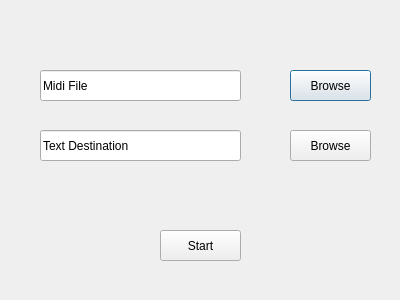
<?xml version="1.0" encoding="UTF-8"?>
<ui version="4.0">
 <class>Dialog</class>
 <widget class="QDialog" name="Dialog">
  <property name="geometry">
   <rect>
    <x>0</x>
    <y>0</y>
    <width>400</width>
    <height>300</height>
   </rect>
  </property>
  <property name="windowTitle">
   <string>Dialog</string>
  </property>
  <widget class="QLineEdit" name="l_midi">
   <property name="geometry">
    <rect>
     <x>40</x>
     <y>70</y>
     <width>201</width>
     <height>31</height>
    </rect>
   </property>
   <property name="text">
    <string>Midi File</string>
   </property>
  </widget>
  <widget class="QPushButton" name="btn_midi_browse">
   <property name="geometry">
    <rect>
     <x>290</x>
     <y>70</y>
     <width>81</width>
     <height>31</height>
    </rect>
   </property>
   <property name="text">
    <string>Browse</string>
   </property>
  </widget>
  <widget class="QLineEdit" name="l_txt">
   <property name="geometry">
    <rect>
     <x>40</x>
     <y>130</y>
     <width>201</width>
     <height>31</height>
    </rect>
   </property>
   <property name="text">
    <string>Text Destination</string>
   </property>
  </widget>
  <widget class="QPushButton" name="btn_txt_browse">
   <property name="geometry">
    <rect>
     <x>290</x>
     <y>130</y>
     <width>81</width>
     <height>31</height>
    </rect>
   </property>
   <property name="text">
    <string>Browse</string>
   </property>
  </widget>
  <widget class="QPushButton" name="btn_start">
   <property name="geometry">
    <rect>
     <x>160</x>
     <y>230</y>
     <width>81</width>
     <height>31</height>
    </rect>
   </property>
   <property name="text">
    <string>Start</string>
   </property>
  </widget>
 </widget>
 <resources/>
 <connections/>
</ui>
